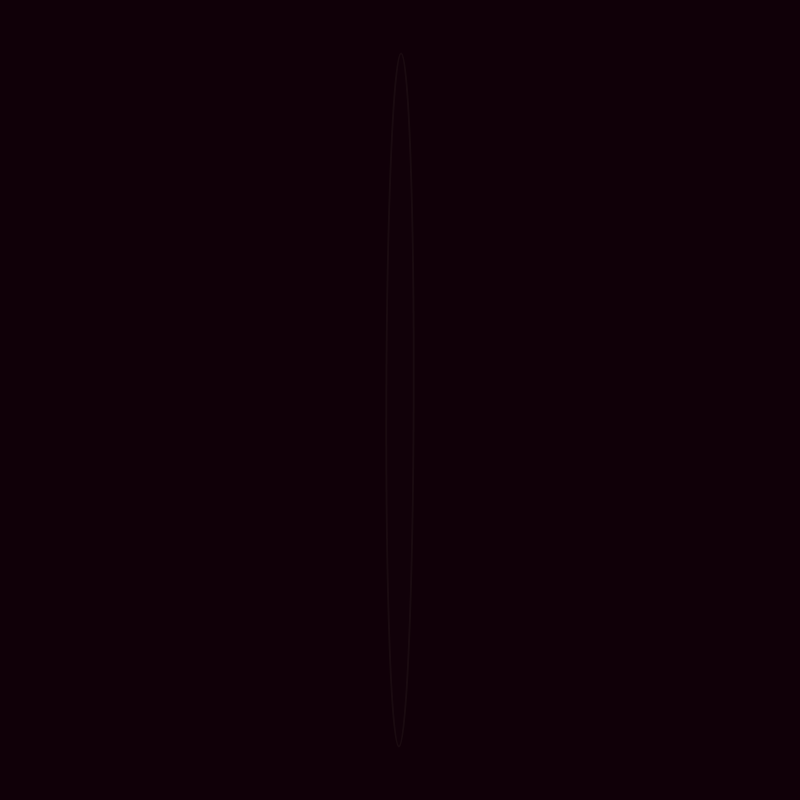
Frame 1 (no input)
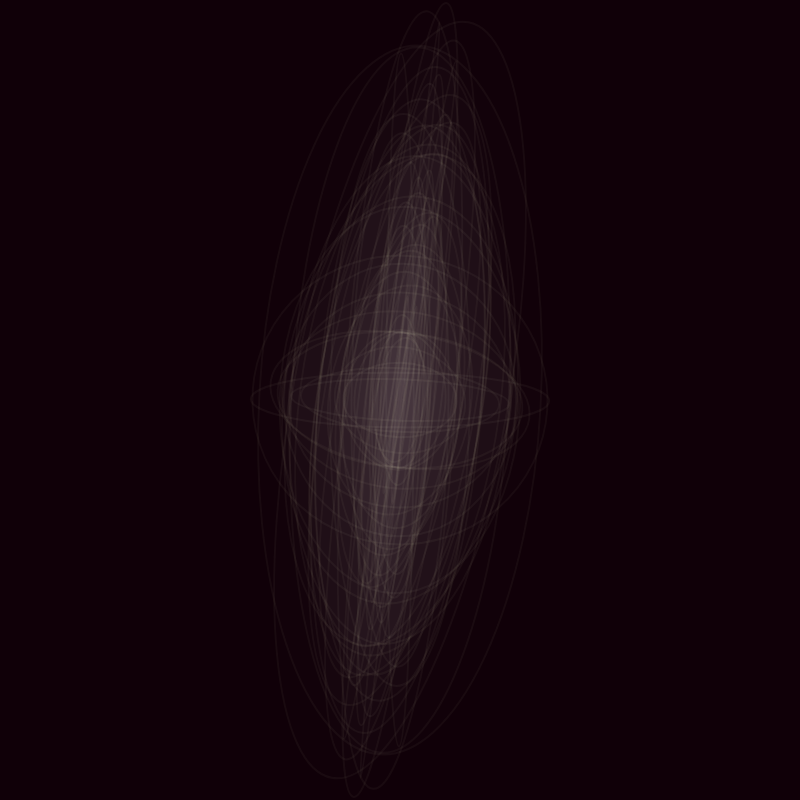
Frame 60 (no input)
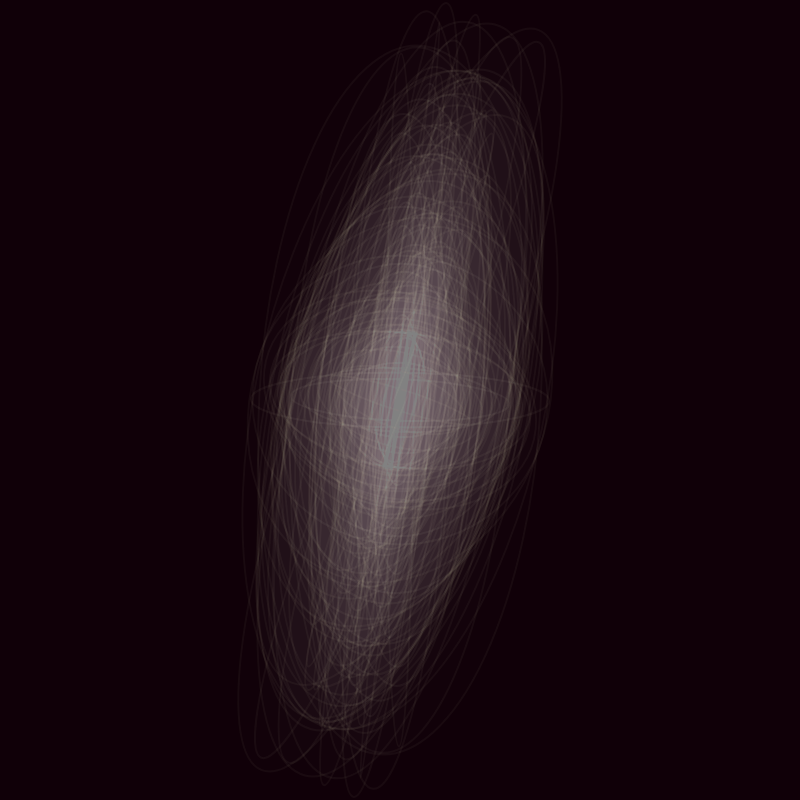
Frame 120 (the mouse pressed at the canvas centre since frame 60)

The p5.js sketch that drew these frames (run headless with seeded random() and noise() and a simulated clock; from frame 60 on, the mouse is pressed at the canvas centre):

// p5.js sketch
// ── sketch.js
function setup() {
  createCanvas(800, 800);
  smooth();
  ellipseMode(CENTER);
  frameRate(50)
  
  var colors = [
    color(0),
    color(0, 0, 102,80),
    color(102, 0, 51,40),
    color(255, 102, 102,70),
    color(204, 204, 0),
    color(0, 0, 153)
  ]

 for (var i = 0; i < 3000; i++) {
  var currentColor = random(colors)
  background(random(colors));
}
}

function draw() {
  
  fill(255, 255, 255,1);
  stroke(255, 255, 204,10);
  strokeWeight(2)
  
  
  push();
  translate(width/2,height/2);
  rotate(map(sin(0.001*frameCount),-1, 1, 0, TWO_PI));
  ellipse(0,0,random(300),random(800));
  pop();

}
